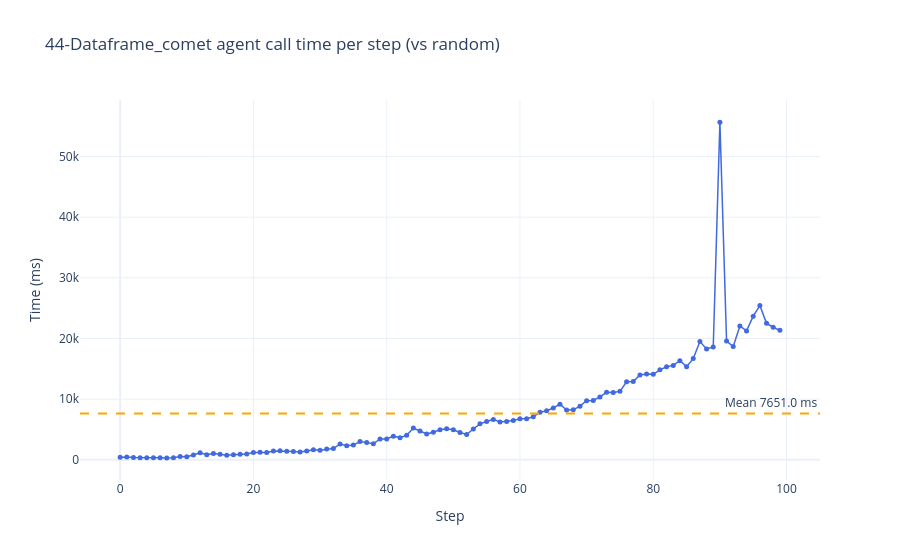

The cell this chart's notebook holds for it:
### Code cell
fig = go.Figure()
fig.add_trace(go.Scatter(
    x=step_numbers,
    y=step_times_ms,
    mode="lines+markers",
    name="Agent call time",
    line=dict(color="royalblue", width=1.5),
    marker=dict(size=5),
))
fig.add_hline(
    y=mean_ms,
    line_dash="dash",
    line_color="orange",
    annotation_text=f"Mean {mean_ms:.1f} ms",
    annotation_position="top right",
)
fig.update_layout(
    title="44-Dataframe_comet agent call time per step (vs random)",
    xaxis_title="Step",
    yaxis_title="Time (ms)",
    template="plotly_white",
    hovermode="x unified",
)
fig.show()

### Figure 1 — Plotly figure (JSON) as saved in the notebook; plotly's stock layout.template omitted (floating-point values rounded to 4 significant figures)
{"data": [{"line": {"color": "royalblue", "width": 1.5}, "marker": {"size": 5}, "mode": "lines+markers", "name": "Agent call time", "type": "scatter", "x": [0, 1, 2, 3, 4, 5, 6, 7, 8, 9, 10, 11, 12, 13, 14, 15, 16, 17, 18, 19, 20, 21, 22, 23, 24, 25, 26, 27, 28, 29, 30, 31, 32, 33, 34, 35, 36, 37, 38, 39, 40, 41, 42, 43, 44, 45, 46, 47, 48, 49, 50, 51, 52, 53, 54, 55, 56, 57, 58, 59, 60, 61, 62, 63, 64, 65, 66, 67, 68, 69, 70, 71, 72, 73, 74, 75, 76, 77, 78, 79, 80, 81, 82, 83, 84, 85, 86, 87, 88, 89, 90, 91, 92, 93, 94, 95, 96, 97, 98, 99], "y": [409.8, 478.6, 399.7, 354.9, 336.7, 331.7, 327.8, 323.9, 361.9, 549.0, 499.1, 809.1, 1150.0, 834.9, 1051.0, 920.4, 753.6, 841.4, 938.2, 973.0, 1226.0, 1251.0, 1215.0, 1452.0, 1479.0, 1424.0, 1381.0, 1302.0, 1443.0, 1665.0, 1585.0, 1769.0, 1855.0, 2615.0, 2307.0, 2425.0, 3016.0, 2838.0, 2644.0, 3447.0, 3443.0, 3902.0, 3642.0, 4047.0, 5231.0, 4745.0, 4277.0, 4545.0, 4969.0, 5125.0, 4967.0, 4512.0, 4181.0, 5087.0, 5935.0, 6322.0, 6666.0, 6248.0, 6326.0, 6487.0, 6774.0, 6791.0, 7086.0, 7851.0, 8090.0, 8545.0, 9170.0, 8216.0, 8236.0, 8850.0, 9732.0, 9774.0, 10360.0, 11120.0, 11080.0, 11290.0, 12870.0, 12920.0, 14000.0, 14130.0, 14100.0, 14830.0, 15330.0, 15570.0, 16330.0, 15360.0, 16680.0, 19500.0, 18270.0, 18590.0, 55660.0, 19570.0, 18670.0, 22060.0, 21240.0, 23680.0, 25430.0, 22490.0, 21850.0, 21340.0]}], "layout": {"annotations": [{"showarrow": false, "text": "Mean 7651.0 ms", "x": 1, "xanchor": "right", "xref": "x domain", "y": 7651.0, "yanchor": "bottom", "yref": "y"}], "hovermode": "x unified", "shapes": [{"line": {"color": "orange", "dash": "dash"}, "type": "line", "x0": 0, "x1": 1, "xref": "x domain", "y0": 7651.0, "y1": 7651.0, "yref": "y"}], "title": {"text": "44-Dataframe_comet agent call time per step (vs random)"}, "xaxis": {"title": {"text": "Step"}}, "yaxis": {"title": {"text": "Time (ms)"}}}}
